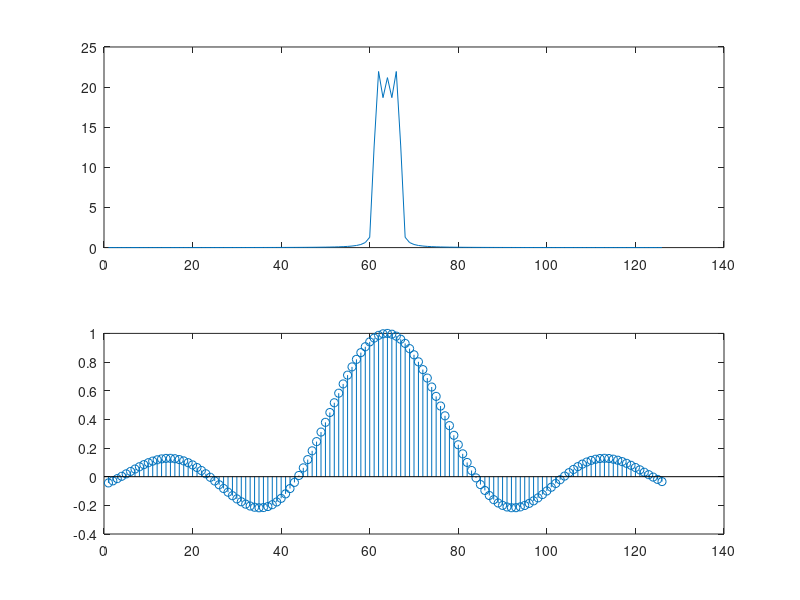

Here is the MATLAB script that generated this plot:
clc;
clear all;
close all;
x=-pi:0.05:pi;
x1=sinc(x);
X1=fft(x1);
X2=fftshift(X1);
subplot(2,1,1);
plot(abs(X2));
subplot(2,1,2);
stem(x1);